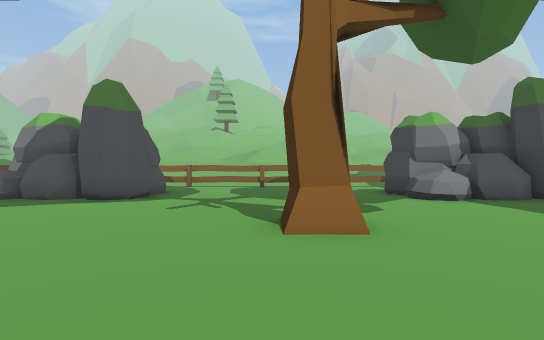
[1] (above)

23 first-person views from a walk through a 3-D level made in the Unity game engine. The camera is 0.72 m above the floor, looks level and sees 85° across. The floor is counted in squares, 1 m on a side. Each view is taken from the middle of a square. On the plan, view 1 faces up. The plan holds only what a view shows up to about 10 squares ahead; the rest is blank. The place goes on beyond the plan. The player is left out. Some animated figures are left out.

[2]
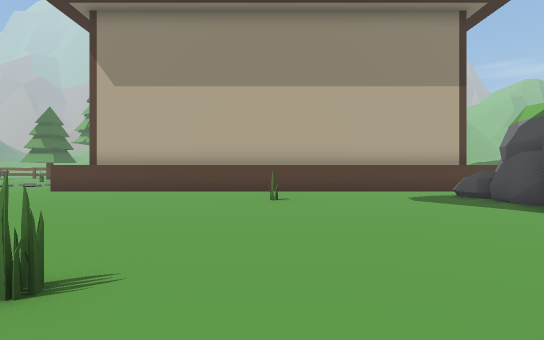

[3]
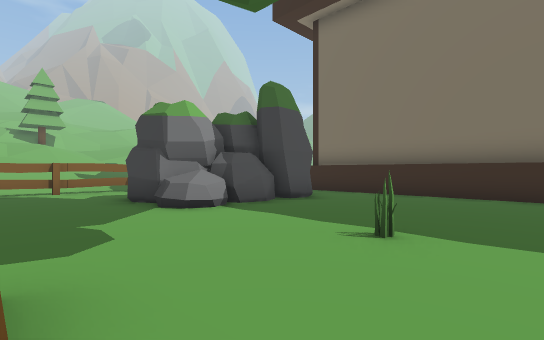

[4]
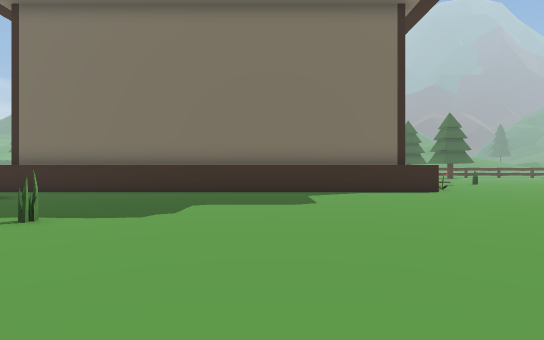

[5]
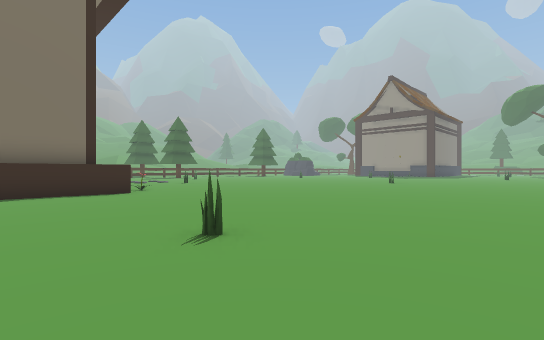

[6]
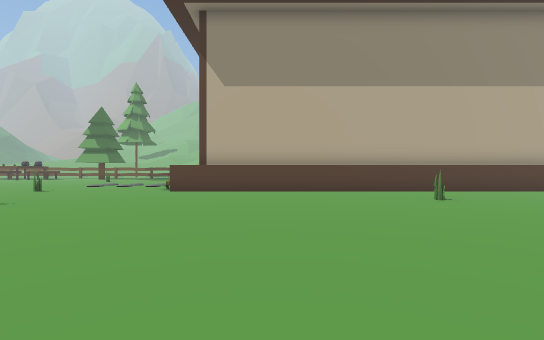

[7]
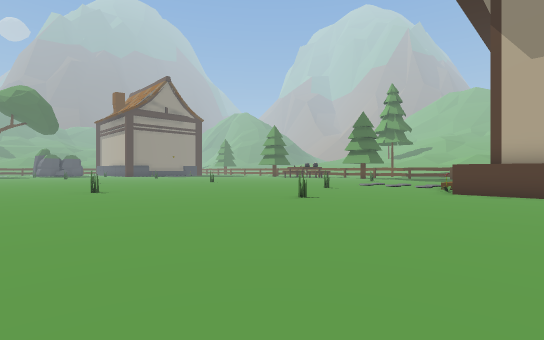

[8]
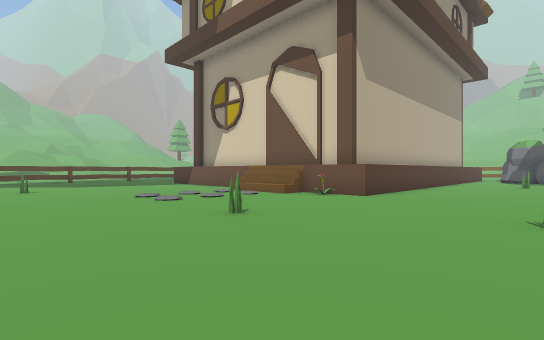

[9]
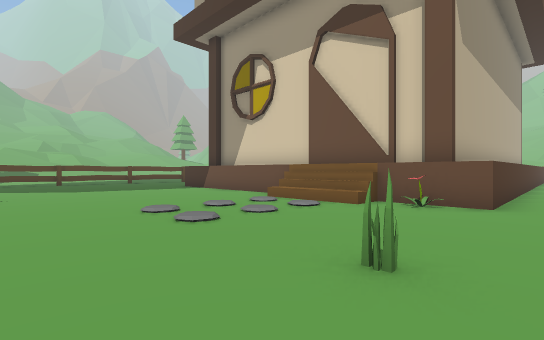

[10]
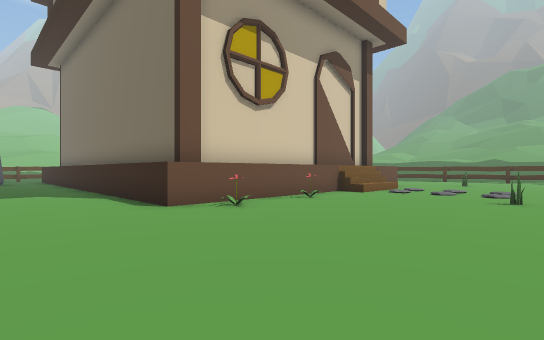

[11]
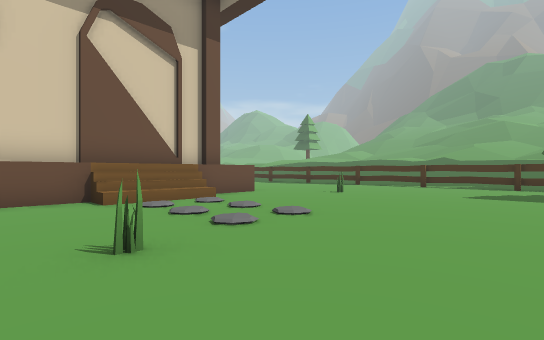

[12]
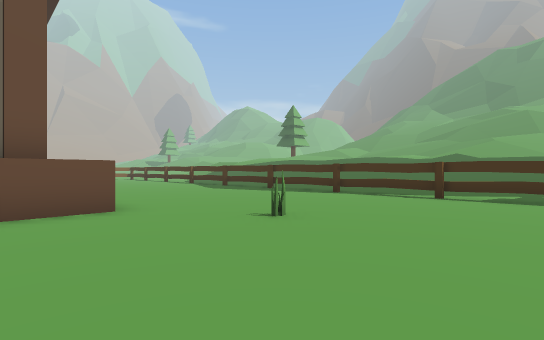

[13]
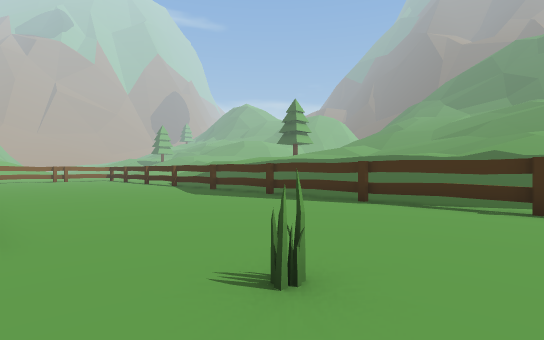

[14]
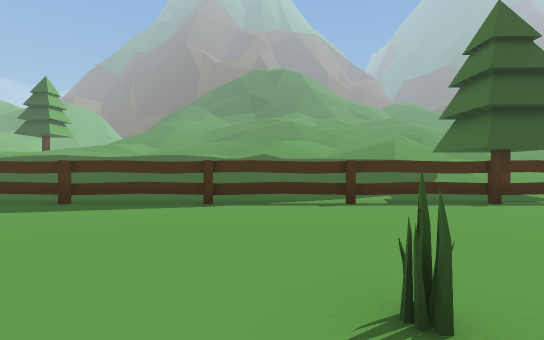

[15]
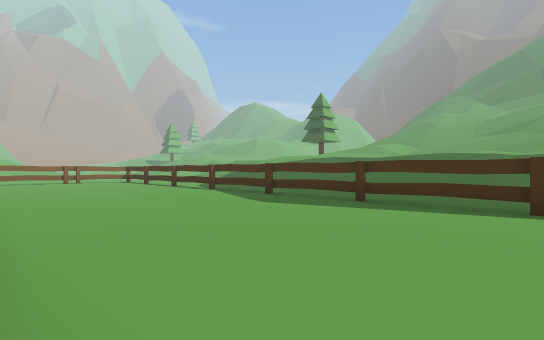

[16]
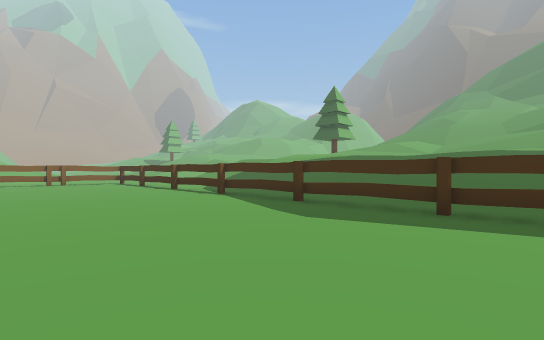

[17]
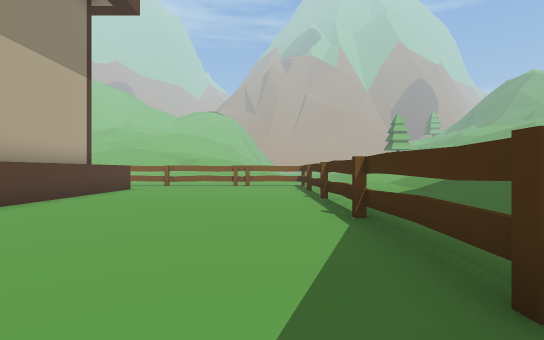

[18]
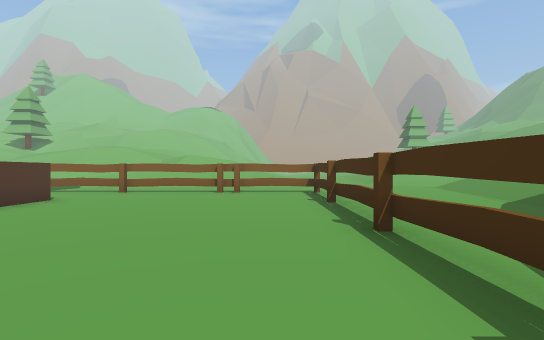

[19]
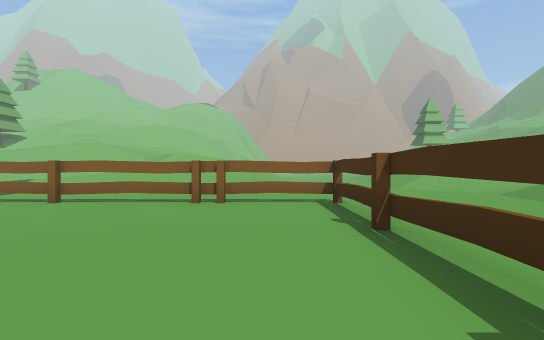

[20]
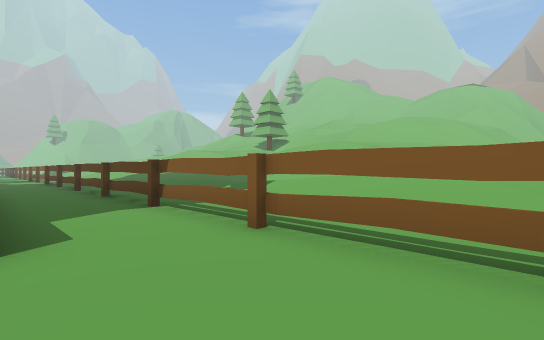

[21]
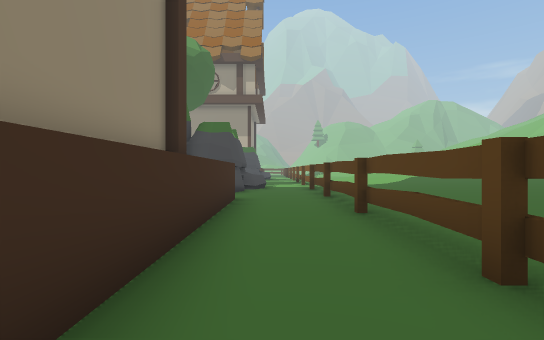

[22]
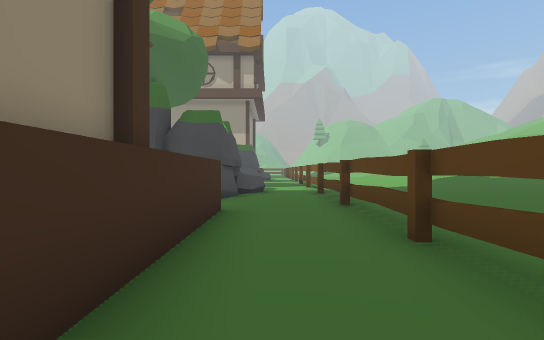

[23]
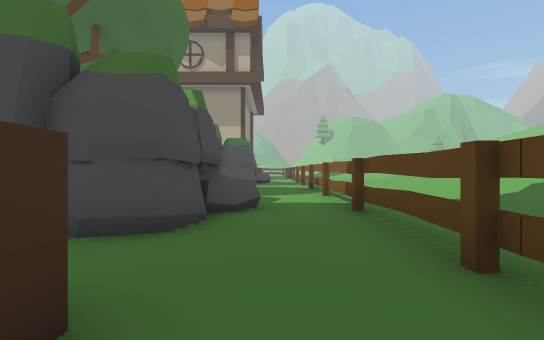

### Floor plan
Points are (right, up) in squares from view 1. A wall is a line through its corners. A room is listed if a view was taken in it or the views show most of it. See-through windows are left out.
Room 1 (views 1, 2, 3, 4, 5, 6, 7, 8, 9, 10, 11, 12, 13, 14, 15, 16, 17, 18, 19, 20, 21, 22, 23)
walls: (11, -4.6) (10.4, -4.6) (10.4, -2.4); (10.4, 2.4) (10.4, 6.9); (15.8, -6.3) (15.8, -5.4); (9.6, 10.1) (16, 10.1); (18.6, -5.6) (15.8, -5.6); (19.4, -4.4) (11, -4.4); (-9.8, -3.4) (-9.8, -4.6) (-10.4, -4.6); (19.9, -4.6) (19.2, -4.6); (-10.4, -4.4) (-14.5, -4.4); (20.7, -5.4) (9.7, -5.4) (9.7, 8.9); (-11.1, -5.4) (-11.1, -6.3); (-11.1, -5.6) (-13.9, -5.6); (-9, 10) (-9, -5.4) (-15.6, -5.4); (19.9, 9) (19.9, 5.6); (20.7, 10.1) (20.7, 4.8); (27.4, -13) (27.4, 12.7); (27.8, 12.6) (1, 12.5)
low walls: (18.6, -5.9) (15.8, -5.9); (18.5, -6.3) (15.8, -6.3); (-11.1, -5.9) (-13.9, -5.9); (-11.1, -6.3) (-13.9, -6.3)
objects: other object (-17, -12); other object (-10, -6); other object (-9, -10); rock (-7, 7) to (-3, 10); other object (-6, 2); other object (-5, -8); other object (-2, -13); other object (-1, 1); tree (0, 4) to (1, 4); other object (3, -4); other object (4, 3); rock (4, 7) to (8, 11); other object (11, -6); other object (13, -6); other object (15, -10); other object (22, -8)

Positions as (right, up) in squares from view 1, and headings:
1: (0, 0), facing up
2: (1, 2), facing left
3: (1, 2), facing up-right
4: (0, 0), facing right
5: (0, -2), facing down-right
6: (1, -2), facing left
7: (1, -3), facing down-left
8: (-5, -13), facing up-left
9: (-8, -12), facing up-left
10: (7, -11), facing up-right
11: (14, -13), facing up-right
12: (19, -11), facing up-right
13: (21, -9), facing up-right
14: (21, -7), facing right
15: (21, -6), facing up-right
16: (22, -4), facing up-right
17: (26, -1), facing up
18: (26, 3), facing up
19: (26, 6), facing up
20: (24, 10), facing up-left
21: (17, 11), facing left
22: (15, 11), facing left
23: (11, 11), facing left
